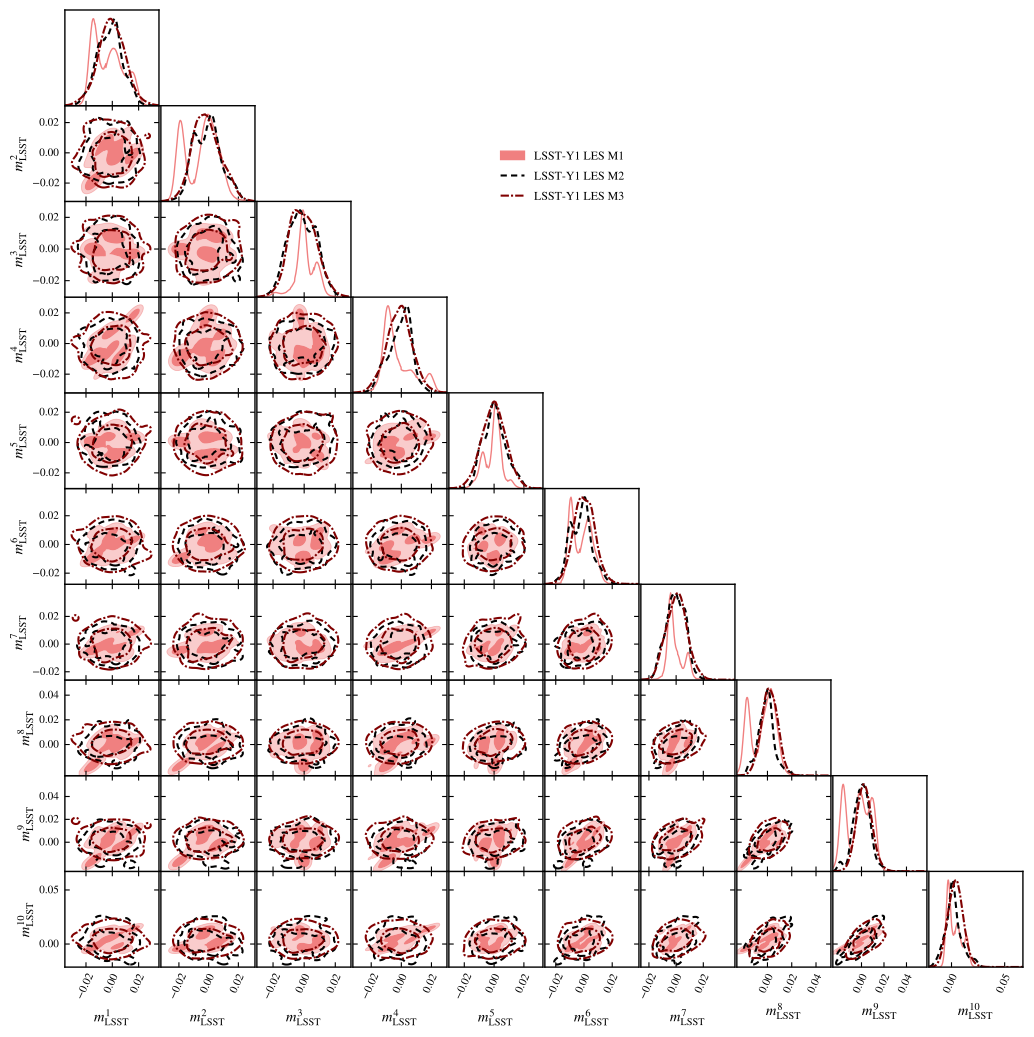

Source code (Python):
import getdist.plots as gplot
from getdist import MCSamples
from getdist import loadMCSamples
import os
import matplotlib
import subprocess
import matplotlib.pyplot as plt
import numpy as np

# GENERAL PLOT OPTIONS
matplotlib.rcParams['mathtext.fontset'] = 'stix'
matplotlib.rcParams['font.family'] = 'STIXGeneral'
matplotlib.rcParams['mathtext.rm'] = 'Bitstream Vera Sans'
matplotlib.rcParams['mathtext.it'] = 'Bitstream Vera Sans:italic'
matplotlib.rcParams['mathtext.bf'] = 'Bitstream Vera Sans:bold'
matplotlib.rcParams['xtick.bottom'] = True
matplotlib.rcParams['xtick.top'] = False
matplotlib.rcParams['ytick.right'] = False
matplotlib.rcParams['axes.edgecolor'] = 'black'
matplotlib.rcParams['axes.linewidth'] = '1.0'
matplotlib.rcParams['axes.labelsize'] = 'medium'
matplotlib.rcParams['axes.grid'] = True
matplotlib.rcParams['grid.linewidth'] = '0.0'
matplotlib.rcParams['grid.alpha'] = '0.18'
matplotlib.rcParams['grid.color'] = 'lightgray'
matplotlib.rcParams['legend.labelspacing'] = 0.77
matplotlib.rcParams['savefig.bbox'] = 'tight'
matplotlib.rcParams['savefig.format'] = 'pdf'

parameter = [u'LSST_M1',u'LSST_M2', u'LSST_M3', u'LSST_M4', u'LSST_M5', 
u'LSST_M6', u'LSST_M7', u'LSST_M8', u'LSST_M9',u'LSST_M10']
chaindir=r'.'

analysissettings={'smooth_scale_1D':0.35,'smooth_scale_2D':0.35,'ignore_rows': u'0.5',
'range_confidence' : u'0.005'}

analysissettings2={'smooth_scale_1D':0.35,'smooth_scale_2D':0.35,'ignore_rows': u'0.0',
'range_confidence' : u'0.005'}

root_chains = (
  '../chains/EXAMPLE_MCMC1',
  '../chains/EXAMPLE_MCMC2',
  '../chains/EXAMPLE_MCMC3',
)


# --------------------------------------------------------------------------------
samples=loadMCSamples('./' + root_chains[0],settings=analysissettings)
p = samples.getParams()
samples.addDerived(p.omegam*p.H0/100.,name='gamma',label='{\\Omega_m h}')
samples.addDerived(p.s8omegamp5/0.5477225575,name='SS8',label='{S_8}')
samples.saveAsText('.VM_P8_TMP1')
# --------------------------------------------------------------------------------
samples=loadMCSamples('./' + root_chains[1],settings=analysissettings)
p = samples.getParams()
samples.addDerived(p.omegam*p.H0/100.,name='gamma',label='{\\Omega_m h}')
samples.addDerived(p.s8omegamp5/0.5477225575,name='SS8',label='{S_8}')
samples.saveAsText('.VM_P8_TMP2')
# --------------------------------------------------------------------------------
samples=loadMCSamples('./' + root_chains[2],settings=analysissettings2)
p = samples.getParams()
samples.addDerived(p.omegam*p.H0/100.,name='gamma',label='{\\Omega_m h}')
samples.addDerived(p.s8omegamp5/0.5477225575,name='SS8',label='{S_8}')
samples.saveAsText('.VM_P8_TMP3')
# --------------------------------------------------------------------------------

#GET DIST PLOT SETUP
g=gplot.getSubplotPlotter(chain_dir=chaindir,analysis_settings=analysissettings2,width_inch=10.5)
g.settings.axis_tick_x_rotation=65
g.settings.lw_contour = 1.2
g.settings.legend_rect_border = False
g.settings.figure_legend_frame = False
g.settings.axes_fontsize = 13.0
g.settings.legend_fontsize = 13.5
g.settings.alpha_filled_add = 0.85
g.settings.lab_fontsize=15.5
g.legend_labels=False

param_3d = None
g.triangle_plot(['.VM_P8_TMP1','.VM_P8_TMP2','.VM_P8_TMP3'],
parameter,
plot_3d_with_param=param_3d,line_args=[
{'lw': 1.2,'ls': 'solid', 'color':'lightcoral'},
{'lw': 1.2,'ls': '--', 'color':'black'},
{'lw': 1.6,'ls': '-.', 'color': 'maroon'},
{'lw': 1.6,'ls': 'solid', 'color': 'indigo'},
],
contour_colors=['lightcoral','black','maroon','indigo'],
contour_ls=['solid','--','-.'], 
contour_lws=[1.0,1.5,1.5,1.0],
filled=[True,False,False,True],
shaded=False,
legend_labels=[
'LSST-Y1 LES M1',
'LSST-Y1 LES M2',
'LSST-Y1 LES M3',
],
legend_loc=(0.48, 0.80))

g.export()
